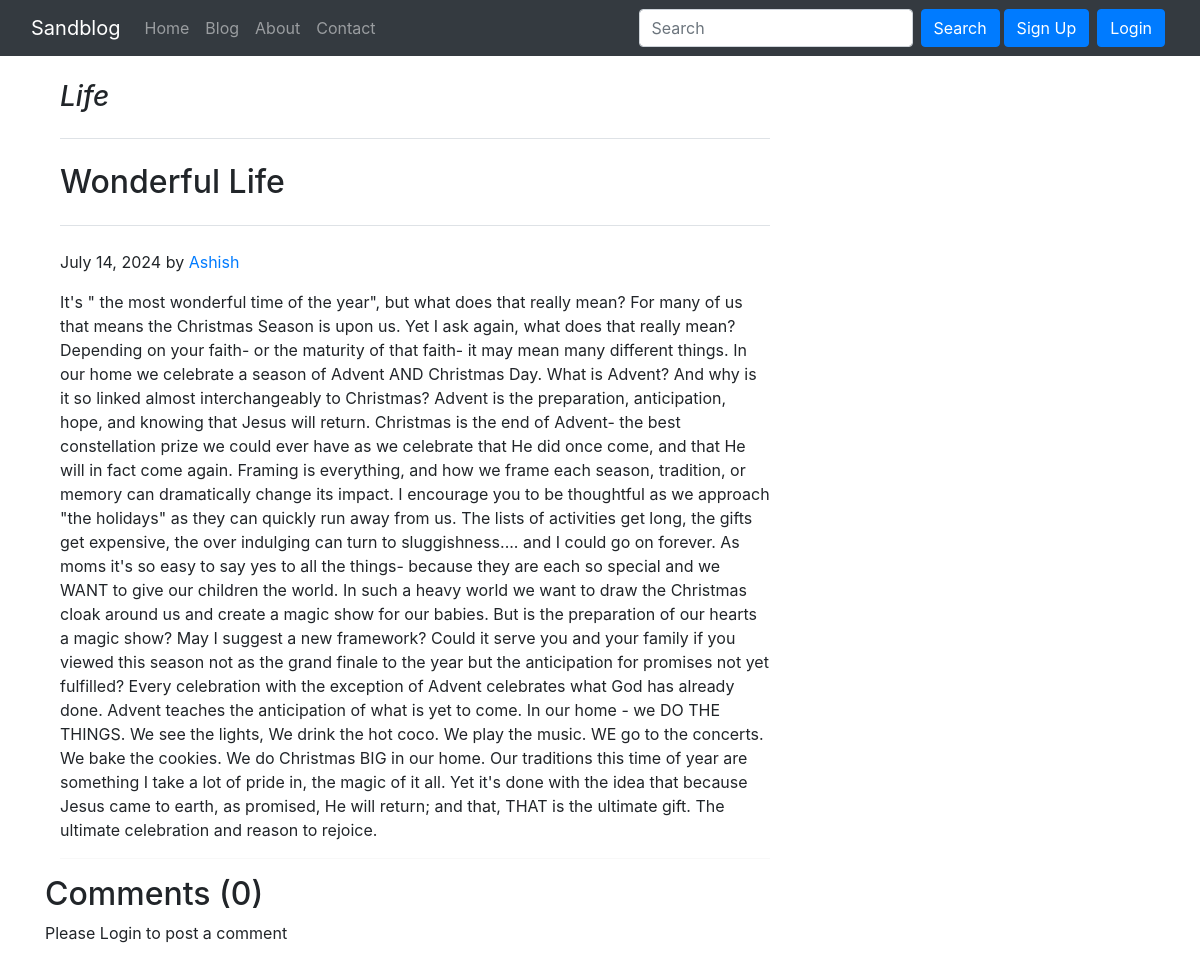
The page /blog/if-you-are on the database its author committed.
### blog/models.py (models this page shows, shortened)
class Post(models.Model):
    sno = models.AutoField(primary_key=True)
    category = models.CharField(max_length=250)
    title = models.CharField(max_length=50)
    content = models.TextField()
    author=models.CharField(max_length=300)
    slug=models.CharField(max_length=150)
    timestamp = models.DateField(blank=True, default=now)

### blog/views.py (the view)
# urls.py: path('/<str:slug>',views.blogpost, name='Blogpost' ),
def blogpost(request, slug):
    post=Post.objects.filter(slug=slug).first()
    comments=BlogComment.objects.filter(post=post, parents=None)
    replies=BlogComment.objects.filter(post=post).exclude(parents=None)
    replyDict={}
    for reply in replies:
        if reply.parents.sno not in replyDict.keys():
            replyDict[reply.parents.sno]=[reply]
        else:
            replyDict[reply.parents.sno].append(reply)
    context={'post':post, 'comments':comments, 'user':request.user, 'replyDict':replyDict}
    return render(request, 'blog/blogpost.html', context)

### templates/blog/blogpost.html (shortened to what this page needs)
{% extends 'base.html' %}
{% block body %}
{% load humanize %}
{% load get_dict %}
<div class="container">
  <div class="col-md-8">
    <h3 class="pb-4 my-4 fst-italic border-bottom">{{post.category}}</h3>
    <article class="blog-post">
      <h2 class="pb-4 my-4 border-bottom">{{post.title}}</h2>
      <p class="blog-post-meta">{{post.timestamp}} by <a href="#">{{post.author}}</a></p>
      <p>{{post.content}}</p>
      <hr>
  </div>
</div>
<div class="container">
  <h2>Comments ({{comments.count}})</h2>
  <div class="my-2">
    {% if user.is_authenticated %}
    <form action="/blog/postcomment" method="post">
      {% csrf_token %}
      <div class="form-group">
        <label for="emapleInputEmail">Post Comment</label>
        <input type="text" class="form-control" name="comment">
      </div>
      <input type="hidden" name="postSno" value="{{post.sno}}">
      <input type="hidden" name="parentSno" value="">
      <button type="submit" class="btn btn-primary">Submit</button>
    </form>
    {% else %}
    <p>Please Login to post a comment</p>
    {% endif %}
  </div>
</div>
{% endblock %}

### rows shown on the page
Post: category "Life", title "Wonderful Life", timestamp "July 14, 2024", author "Ashish", content "It's \" the most wonderful time of the year\", but what does that really mean? For many of us that means the Christmas Season is upon us. Yet I ask again, what does that really mean? Depending on your faith- or the maturity of that faith- it may mean many different things. In our home we celebrate a season of Advent AND Christmas Day. What is Advent? And why is it so linked almost interchangeably to Christmas? Advent is the preparation, anticipation, hope, and knowing that Jesus will return. Christmas is the end of Advent- the best constellation prize we could ever have as we celebrate that He did once come, and that He will in fact come again. Framing is everything, and how we frame each…"

### other values the page prints
{{ comments.count }} "0"
